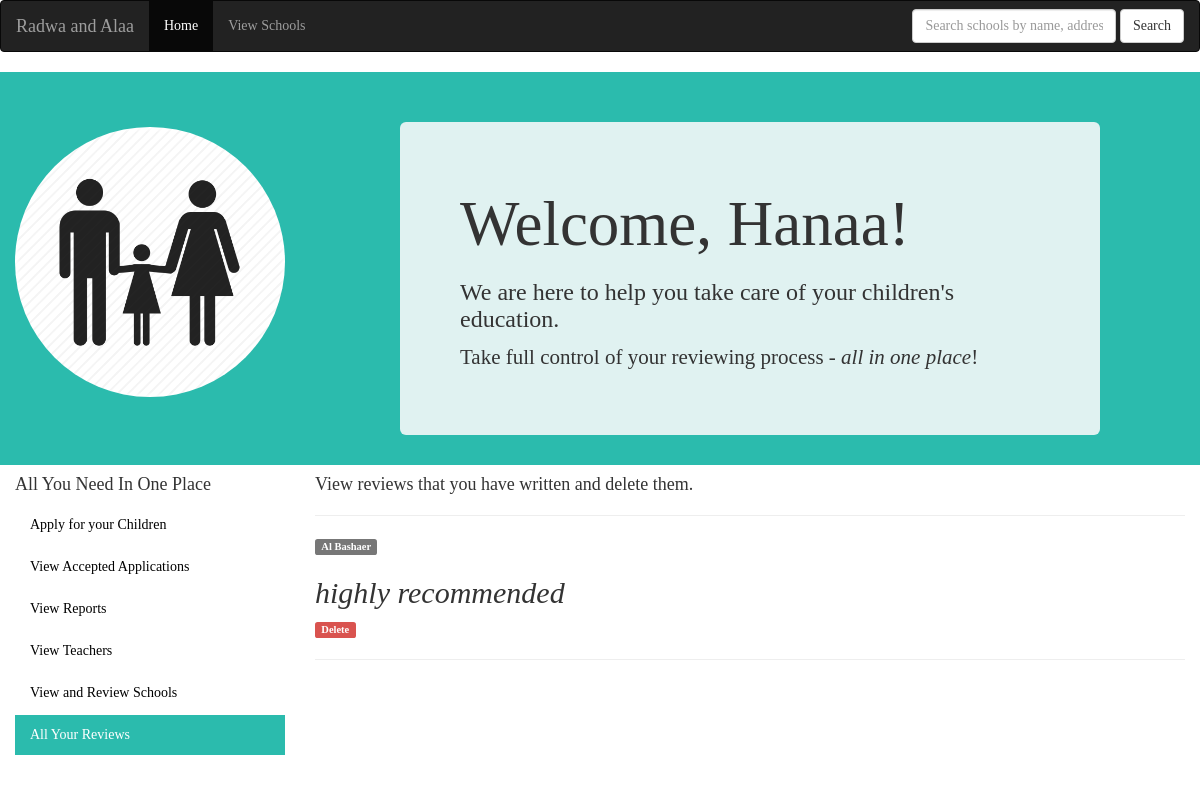
The app's page /website/parent/parent-reviews.php?id=4 with its own data.
### tables this page shows
CREATE TABLE Parents (
	PRIMARY KEY (id),
	id INT AUTO_INCREMENT, 
	username VARCHAR(100) UNIQUE, 
	password VARCHAR(20),
	first_name VARCHAR(100), 
	last_name VARCHAR(100), 
	email VARCHAR(100) UNIQUE,
	address VARCHAR(600), 
	home_phone VARCHAR(100)
);

CREATE TABLE Parent_Review_School (
	PRIMARY KEY (school_id, parent_id), 
	school_id INT, 
	parent_id INT, 
	review VARCHAR(200), 
	FOREIGN KEY (school_id) REFERENCES Schools(id) ON DELETE CASCADE, 
	FOREIGN KEY (parent_id) REFERENCES Parents(id) ON DELETE CASCADE 
);

CREATE TABLE Schools (
	id INT PRIMARY KEY AUTO_INCREMENT, 
	name VARCHAR(200),
	address VARCHAR(200),  
	mission VARCHAR(500), 
	vision VARCHAR(500), 
	language VARCHAR(20), 
	general_info VARCHAR(2000), 
	fees INT, 
	type VARCHAR(20), 
	CHECK (type = 'national' OR type = 'National' OR type = 'international' OR type = 'International'),  
	email VARCHAR(50) UNIQUE 
);

### website/parent/parent-reviews.php (the view, shortened to what this page needs)
<!DOCTYPE html>
<html>
<link rel="stylesheet" type="text/css" href="../bootstrap.css">
<link rel="stylesheet" type="text/css" href="parent.css">
<head>
</head>
<?php
include "../connection-values.php";
$id = $_GET['id'];
$call = $conn->prepare('SELECT * FROM Parents WHERE id = ?');
$call->bind_param('i', $id);
if($call->execute()) {
	$result = $call->get_result();
	$parent = $result->fetch_array(MYSQLI_BOTH);
} else {
	echo $call->error;
}
if($call = $conn->prepare('CALL parent_view_reviews(?)')) {
	$call->bind_param('i', $id);
	if($call->execute()) {
		$result = $call->get_result();
	} else {
		echo $call->error;
	}
}
?>
<body>
	<nav class="navbar navbar-inverse">
		<div class="container-fluid">
			<div class="navbar-header">
				<a class="navbar-brand" href="#">Radwa and Alaa</a>
			</div>
			<ul class="nav navbar-nav">
				<li class="active"><a href="../index.php">Home</a></li>
				<li><a href="../view-schools.php">View Schools</a></li>
			</ul>
			<form id = "search-bar"  method = "post" class="navbar-form navbar-right" action = "../search-schools.php">
				<div class="form-group">
					<input  type="text" class="form-control" placeholder="Search schools by name, address or type" name="school">
				</div>
				<button type="submit" class="btn btn-default">Search</button>
			</form>
		</div>
	</nav>
	<div class = "container-custom container-fluid">
		<div class="row">
			<div class="col-md-3 ">
				<img id = "logo" src="parent-icon.png" class="img-responsive img-circle margin" width = "300" height="300">
			</div>
			<div id = "welcome-panel" class="col-md-7 col-md-offset-1 jumbotron">
				<h1>Welcome, <?php echo $parent['first_name']; ?>!</h1>
				<h3>We are here to help you take care of your children's education.</h3>
				<p> Take full control of your reviewing process - <em>all in one place</em>! </p>
			</div>
		</div>
	</div>
	<div class="container-fluid">
		<div class="row">
			<div class="col-sm-3 sidenav">
				<h4>All You Need In One Place </h4>
				<ul class="nav nav-pills nav-stacked">
					<li><a href="<?php echo 'parent.php?id=' . $id; ?>">Apply for your Children</a></li>
					<li><a href="<?php echo 'parent-accepted.php?id=' . $id; ?>">View Accepted Applications</a></li>
					<li ><a href="<?php echo 'parent-view-reports.php?id=' . $id; ?>">View Reports</a></li>
					<li><a href="<?php echo 'parent-view-teachers.php?id=' . $id; ?>">View Teachers</a></li>
					<li><a href="<?php echo 'parent-view-schools.php?id=' . $id; ?>">View and Review Schools</a></li>
					<li id="active-button" class="active"><a href="<?php echo 'parent-reviews.php?id=' . $id; ?>">All Your Reviews</a></li>
				</ul><br>
			</div>
			<div class="col-md-9">
				<?php
					echo "
						<h4>View reviews that you have written and delete them. </h4> <hr>
						";
								while($row = $result->fetch_array(MYSQLI_BOTH)) {
									echo "<h2 class = 'label label-default'> $row[1] <h2>";
									echo "<p> <h2><em> $row[2] </em> </h2> </p>";
									echo "<a class = 'label label-danger' href = 'parent-reviews.php?id=$id&school_id=$row[0]'> Delete </a>";
									echo "
									<hr>";
								}
						echo "<br>";
				?>
			</div>
		</div>
	</div>
</body>
</html>

### website/parent/parent.css (style rules this page uses)
body { font-family: Palatino, "Palatino Linotype", "Palatino LT STD", "Book Antiqua", Georgia, serif; }
.container-custom { background-color: #2BBBAD; }
#logo { background-color: white; margin-right: auto; margin-bottom: auto; margin-top: 55px; }
#welcome-panel { margin-top: 50px !important; background-color: #e0f2f1; }
#active-button { background-color: #2BBBAD !important; }
.sidenav { height: 100%; }
.nav-pills > li.active > a, .nav-pills > li.active > a:hover, .nav-pills > li.active > a:focus { color: #fff; background-color: #2BBBAD ; }
a { color: #000000; text-decoration: none; }

### records on screen
parents: first_name "Hanaa"
parent_review_school: school.name "Al Bashaer", review "highly recommended"
